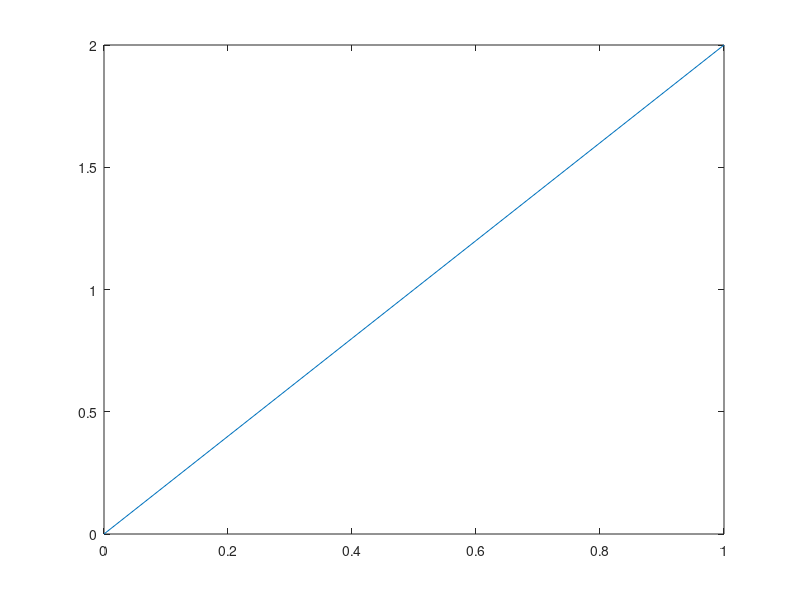
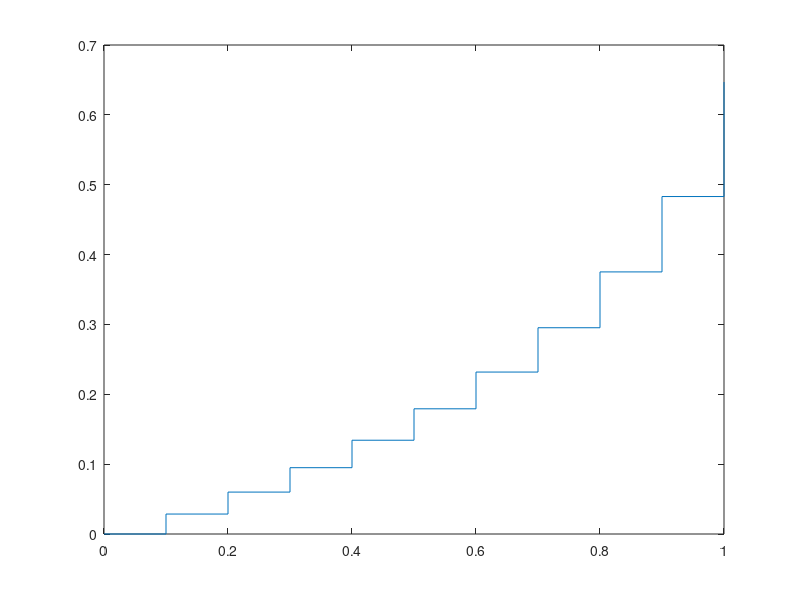

MATLAB code for these plots, in order:
t = 0:0.1:1;
w = 10;
n = length(t);
U1 = zeros(n, 1);
U2 = zeros(n, 1);
s = zeros(n, 1);
U1(:, 1) = 2*t; %sin(2*pi*w*t);
T = 1;
tau = 3;

for i=2:n
    s = (2/T)*((1 - U2(i-1, 1))/(1 + U2(i-1, 1)));
    U2(i, 1) = U1(i, 1)/(tau*s+1);
end

figure 
plot(t, U1)

figure 
stairs(t, U2)
